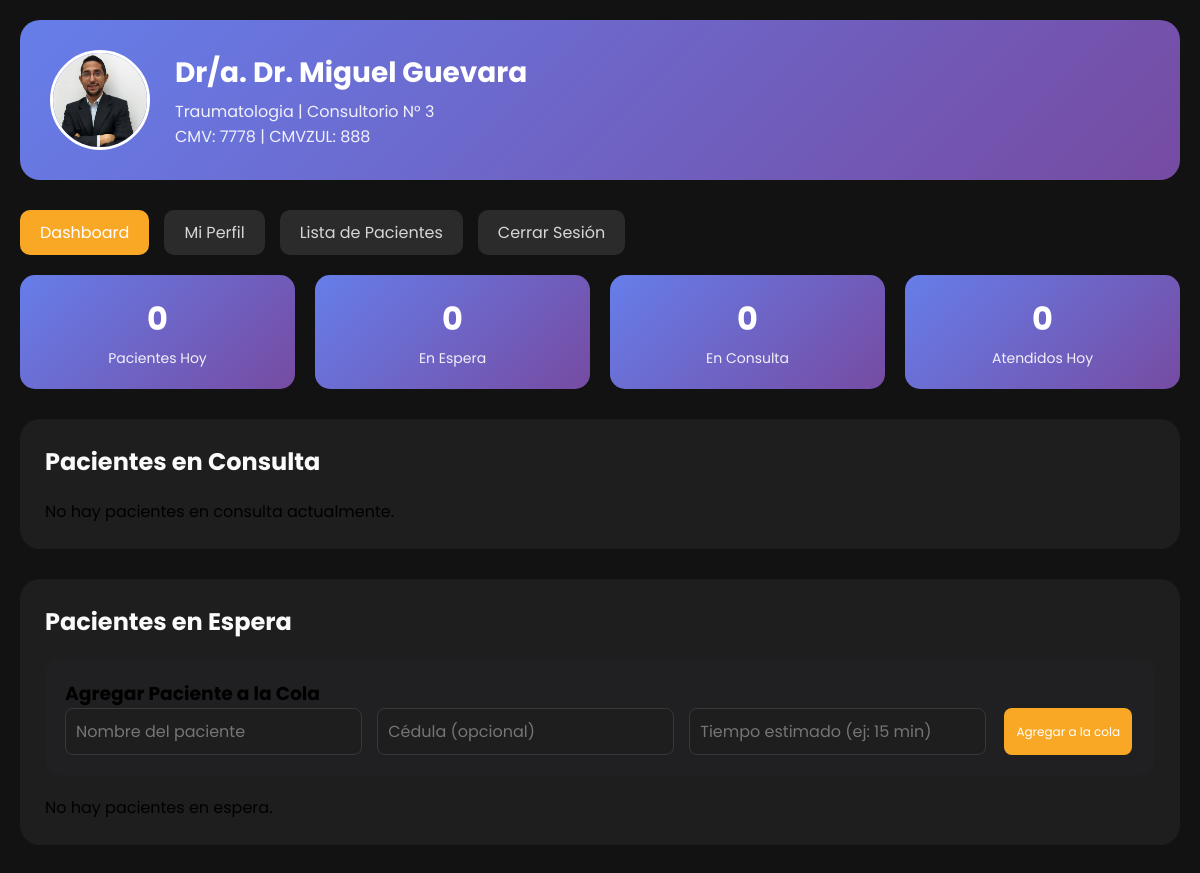
Page /doctor/dashboard.php (signed in) on the committed database.
### tables this page shows
CREATE TABLE IF NOT EXISTS `medico` (
  `idmed` int(11) NOT NULL AUTO_INCREMENT,
  `nombrem` varchar(100) NOT NULL,
  `especialidad` varchar(100) NOT NULL,
  `foto` varchar(50) NOT NULL DEFAULT '',
  `fechas_consul` varchar(50) DEFAULT NULL,
  `horarios` varchar(50) DEFAULT NULL,
  `consultorio` varchar(50) DEFAULT NULL,
  `mpps` varchar(50) DEFAULT 'SIN REGISTRAR',
  `comezu` varchar(50) DEFAULT 'SIN REGISTRAR',
  `pacientes` varchar(300) DEFAULT NULL,
  `paciente_actual` varchar(50) DEFAULT NULL,
  `paciente_siguiente` varchar(50) DEFAULT NULL,
  `usuario_id` int(11) NOT NULL,
  `estado` int(11) NOT NULL DEFAULT 1,
  `timestamp` timestamp NOT NULL DEFAULT current_timestamp(),
  `consultory_id` int(11) DEFAULT NULL,
  PRIMARY KEY (`idmed`),
  KEY `usuario_id` (`usuario_id`),
  KEY `consultory_id` (`consultory_id`),
  CONSTRAINT `medico_ibfk_1` FOREIGN KEY (`usuario_id`) REFERENCES `usuario` (`idusuario`),
  CONSTRAINT `medico_ibfk_2` FOREIGN KEY (`consultory_id`) REFERENCES `consultory` (`id`) ON DELETE SET NULL
);

### includes/functions.php (called while the page is built, shortened)
<?php
function getDoctorById($conn, $doctor_id) {
    $query = "SELECT m.*, c.consultory_number, c.name as consultory_name, u.nombre as user_name
              FROM medico m
              LEFT JOIN consultory c ON m.consultory_id = c.id
              LEFT JOIN usuario u ON m.usuario_id = u.idusuario
              WHERE m.idmed = ? AND m.estado = 1";
    $stmt = mysqli_prepare($conn, $query);
    mysqli_stmt_bind_param($stmt, "i", $doctor_id);
    mysqli_stmt_execute($stmt);
    $result = mysqli_stmt_get_result($stmt);
    return mysqli_fetch_assoc($result);
}
function getWaitingPatients($conn, $doctor_id, $status = null) {
    $query = "SELECT * FROM waiting_patients WHERE medico_id = ?";
    if ($status) {
        $query .= " AND status = '$status'";
    }
    $query .= " ORDER BY position ASC";
    $stmt = mysqli_prepare($conn, $query);
    mysqli_stmt_bind_param($stmt, "i", $doctor_id);
    mysqli_stmt_execute($stmt);
    $result = mysqli_stmt_get_result($stmt);
    $patients = [];
    return $patients;
}
function getDoctorStats($conn, $doctor_id) {
    $stats = [];
    $query = "SELECT COUNT(*) as total FROM waiting_patients
              WHERE medico_id = ? AND DATE(created_at) = CURDATE()";
    $stmt = mysqli_prepare($conn, $query);
    mysqli_stmt_bind_param($stmt, "i", $doctor_id);
    mysqli_stmt_execute($stmt);
    $result = mysqli_stmt_get_result($stmt);
    $stats['today_total'] = mysqli_fetch_assoc($result)['total'];
    $stats['waiting'] = count(getWaitingPatients($conn, $doctor_id, 'waiting'));
    $stats['in_consultation'] = count(getWaitingPatients($conn, $doctor_id, 'in_consultation'));
    $query = "SELECT COUNT(*) as completed FROM waiting_patients
              WHERE medico_id = ? AND status = 'completed' AND DATE(updated_at) = CURDATE()";
    $stmt = mysqli_prepare($conn, $query);
    mysqli_stmt_bind_param($stmt, "i", $doctor_id);
    mysqli_stmt_execute($stmt);
    $result = mysqli_stmt_get_result($stmt);
    $stats['completed'] = mysqli_fetch_assoc($result)['completed'];
    return $stats;
}
function getDisplayDoctorPhoto($photo) {
    if ($photo && $photo != 'img_paciente.jpg' && $photo != 'img_paciente.png') {
        if (file_exists("../assets/uploads/doctors/" . $photo)) {
            return "../assets/uploads/doctors/" . $photo;
        } elseif (file_exists("../assets/uploads/doctors/" . $photo)) {
            return "../assets/uploads/doctors/" . $photo;
        } elseif (file_exists("img/uploads/" . $photo)) {
            return "img/uploads/" . $photo;
        }
    }
    return "img/img_paciente.jpg";
}
?>

### doctor/dashboard.php (the view, shortened to what this page needs)
<?php
require_once '../conexion.php';
require_once '../includes/functions.php';
$doctor_id = $_SESSION['doctor_id'];
$doctor = getDoctorById($conection, $doctor_id);
$stats = getDoctorStats($conection, $doctor_id);
$waiting_patients = getWaitingPatients($conection, $doctor_id, 'waiting');
$in_consultation = getWaitingPatients($conection, $doctor_id, 'in_consultation');
$photo_url = getDisplayDoctorPhoto($doctor['foto']);
?>
<!DOCTYPE html>
<html lang="es">
<head>
    <link rel="stylesheet" href="../style.css">
</head>
<body>
    <div class="dashboard-container">
        <div class="dashboard-header">
            <div class="doctor-info">
                <img src="<?php echo $photo_url; ?>" alt="Doctor" class="doctor-avatar">
                <div class="doctor-details">
                    <h1>Dr/a. <?php echo htmlspecialchars($doctor['nombrem']); ?></h1>
                    <p><?php echo htmlspecialchars($doctor['especialidad']); ?> | Consultorio N° <?php echo htmlspecialchars($doctor['consultorio']); ?></p>
                    <p>CMV: <?php echo htmlspecialchars($doctor['mpps']); ?> | CMVZUL: <?php echo htmlspecialchars($doctor['comezu']); ?></p>
                </div>
            </div>
        </div>
        <div class="nav-links">
            <a href="dashboard.php" class="nav-link active">Dashboard</a>
            <a href="profile.php" class="nav-link">Mi Perfil</a>
            <a href="patients.php" class="nav-link">Lista de Pacientes</a>
            <a href="../auth/logout.php" class="nav-link">Cerrar Sesión</a>
        </div>
        <div class="stats-grid">
            <div class="stat-card">
                <h3><?php echo $stats['today_total']; ?></h3>
                <p>Pacientes Hoy</p>
            </div>
            <div class="stat-card">
                <h3><?php echo $stats['waiting']; ?></h3>
                <p>En Espera</p>
            </div>
            <div class="stat-card">
                <h3><?php echo $stats['in_consultation']; ?></h3>
                <p>En Consulta</p>
            </div>
            <div class="stat-card">
                <h3><?php echo $stats['completed']; ?></h3>
                <p>Atendidos Hoy</p>
            </div>
        </div>
        <div class="queue-section">
            <h2 class="section-title">Pacientes en Consulta</h2>
            <?php if (count($in_consultation) > 0): ?>
                <div class="patients-table">
                    <table>
                        <thead>
                            <tr>
                                <th>Posición</th>
                                <th>Paciente</th>
                                <th>Cédula</th>
                                <th>Estado</th>
                                <th>Acciones</th>
                            </tr>
                        </thead>
                        <tbody>
                            <?php foreach ($in_consultation as $patient): ?>
                            <tr>
                                <td><?php echo $patient['position']; ?></td>
                                <td><?php echo htmlspecialchars($patient['patient_name']); ?></td>
                                <td><?php echo htmlspecialchars($patient['patient_id_number']); ?></td>
                                <td><span class="status-badge status-consultation">En consulta</span></td>
                                <td>
                                    <button class="btn-action btn-success" onclick="completePatient(<?php echo $patient['id']; ?>)">Completar</button>
                                </td>
                            </tr>
                            <?php endforeach; ?>
                        </tbody>
                    </table>
                </div>
            <?php else: ?>
                <p>No hay pacientes en consulta actualmente.</p>
            <?php endif; ?>
        </div>
        <div class="queue-section">
            <h2 class="section-title">Pacientes en Espera</h2>
            <div class="add-patient-form">
                <h3>Agregar Paciente a la Cola</h3>
                <form method="POST" action="add_patient.php" class="form-row">
                    <div class="form-group">
                        <input type="text" name="patient_name" placeholder="Nombre del paciente" required>
                    </div>
                    <div class="form-group">
                        <input type="text" name="patient_id" placeholder="Cédula (opcional)">
                    </div>
                    <div class="form-group">
                        <input type="text" name="estimated_time" placeholder="Tiempo estimado (ej: 15 min)">
                    </div>
                    <button type="submit" class="btn-action btn-primary">Agregar a la cola</button>
                </form>
            </div>
            <?php if (count($waiting_patients) > 0): ?>
                <div class="patients-table">
                    <table>
                        <thead>
                            <tr>
                                <th>Posición</th>
                                <th>Paciente</th>
                                <th>Cédula</th>
                                <th>Tiempo estimado</th>
                                <th>Estado</th>
                                <th>Acciones</th>
                            </tr>
                        </thead>
                        <tbody>
                            <?php foreach ($waiting_patients as $patient): ?>
                            <tr>
                                <td><?php echo $patient['position']; ?></td>
                                <td><?php echo htmlspecialchars($patient['patient_name']); ?></td>
                                <td><?php echo htmlspecialchars($patient['patient_id_number']); ?></td>
                                <td><?php echo htmlspecialchars($patient['estimated_time']); ?></td>
                                <td><span class="status-badge status-waiting">En espera</span></td>
                                <td>
                                    <button class="btn-action btn-primary" onclick="startConsultation(<?php echo $patient['id']; ?>)">Iniciar consulta</button>
                                    <button class="btn-action btn-danger" onclick="removePatient(<?php echo $patient['id']; ?>)">Eliminar</button>
                                </td>
                            </tr>
                            <?php endforeach; ?>
                        </tbody>
                    </table>
                </div>
            <?php else: ?>
                <p>No hay pacientes en espera.</p>
            <?php endif; ?>
        </div>
    </div>
</body>
</html>

### style.css (style rules this page uses)
:root { --bg-gradient-onyx: linear-gradient(to bottom right, hsl(240, 1%, 25%) 3%, hsl(0, 0%, 19%) 97%); --bg-gradient-jet: linear-gradient(to bottom right, hsla(240, 1%, 18%, .251) 3%, hsla(240, 2%, 11%, 0) 100%), hsl(240, 2%, 13%); --bg-gradient-yellow1: linear-gradient(to bottom right, hsl(45, 100%, 71%) 0%, hsla(36, 100%, 69%, 0) 50%); --bg-gradient-yellow2: linear-gradient(135deg, hsla(45, 100%, 71%, .251) 0%, hsla(35, 100%, 68%, 0) 59.86%), hsl(240, 2%, 13%); --border-gradient-onyx: linear-gradient(to bottom right, hsl(0, 0%, 25%) 0%, hsla(0, 0%, 25%, 0) 50%); --text-gradient-yellow: linear-gradient(to right, hsl(45, 100%, 72%), hsl(35, 100%, 68%)); --jet: hsl(0, 0%, 22%); --onyx: hsl(240, 1%, 17%); --eerie-black1: hsl(240, 2%, 13%); --eerie-black2: hsl(240, 2%, 12%); --smoky-black: hsl(0, 0%, 7%); --white1: hsl(0, 0%, 100%); --white2: hsl(0, 0%, 98%); --orange-yellow-crayola: hsl(45, 100%, 72%); --vegas-gold: hsl(45, 54%, 58%); --light-gray: hsl(0, 0%, 84%); --light-gray70: hsla(0, 0%, 84%, .7); --bittersweet-shimmer: hsl(0, 43%, 51%); --ff-poppins: 'Poppins', sans-serif; --fs1: 24px; --fs2: 18px; --fs3: 17px; --fs4: 16px; --fs5: 15px; --fs6: 14px; --fs7: 13px; --fs8: 15px; --fs9: 10px; --fw300: 300; --fw400: 400; --fw500: 500; --fw600: 600; --shadow1: -4px 8px 24px hsla(0, 0%, 0%, .25); --shadow2: 0px 16px 30px hsla(0, 0%, 0%, .25); --shadow3: 0px 16px 40px hsla(0, 0%, 0%, .25); --shadow4: 0px 25px 50px hsla(0, 0%, 0%, .15); --shadow5: 0px 24px 80px hsla(0, 0%, 0%, .25); --transition1: .25s ease; --transition2: .5s ease-in-out; }
*, *::before, *::after { margin: 0; padding: 0; box-sizing: border-box; }
a { text-decoration: none; }
img, ion-icon, a, button, time, span { display: block; }
button { font: inherit; background: none; border: none; text-align: left; cursor: pointer; }
input, textarea { display: block; width: 100%; background: none; font: inherit; }
html { font-family: var(--ff-poppins); }
body { background: var(--smoky-black); }
@media (min-width: 580px) { :root { --fs1: 32px; --fs2: 24px; --fs3: 24px; --fs4: 18px; --fs6: 15px; --fs7: 15px; --fs8: 28px; --fs9: 15px; } }
@media (min-width: 1024px) { :root { --shadow1: -4px 8px 24px hsla(0, 0%, 0%, .125); --shadow2: 0px 16px 30px hsla(0, 0%, 0%, .125); --shadow3: 0px 16px 40px hsla(0, 0%, 0%, .125); } }

### doctor/dashboard.php (style rules this page uses)
.dashboard-container { max-width: 1400px; margin: 0 auto; padding: 20px; }
.dashboard-header { background: linear-gradient(135deg, #667eea 0%, #764ba2 100%); border-radius: 20px; padding: 30px; margin-bottom: 30px; color: white; }
.doctor-info { display: flex; align-items: center; gap: 25px; flex-wrap: wrap; }
.doctor-avatar { width: 100px; height: 100px; border-radius: 50%; object-fit: cover; border: 3px solid white; }
.doctor-details h1 { font-size: 28px; margin-bottom: 5px; }
.doctor-details p { opacity: 0.9; }
.stats-grid { display: grid; grid-template-columns: repeat(auto-fit, minmax(200px, 1fr)); gap: 20px; margin-bottom: 30px; }
.stat-card { background: linear-gradient(135deg, #667eea 0%, #764ba2 100%); border-radius: 15px; padding: 20px; color: white; text-align: center; }
.stat-card h3 { font-size: 32px; margin-bottom: 5px; }
.stat-card p { opacity: 0.9; font-size: 14px; }
.queue-section { background: var(--eerie-black2); border-radius: 20px; padding: 25px; margin-bottom: 30px; }
.section-title { color: var(--white2); margin-bottom: 20px; font-size: 24px; }
.btn-action { padding: 6px 12px; border-radius: 8px; border: none; cursor: pointer; font-size: 12px; margin: 0 3px; transition: all 0.3s ease; }
.btn-primary { background: #f9a826; color: #fff; }
.nav-links { display: flex; gap: 15px; margin-bottom: 20px; }
.nav-link { padding: 10px 20px; background: var(--onyx); color: var(--light-gray); text-decoration: none; border-radius: 10px; transition: all 0.3s ease; }
.nav-link:hover, .nav-link.active { background: #f9a826; color: #fff; }
.add-patient-form { background: var(--eerie-black1); padding: 20px; border-radius: 15px; margin-bottom: 20px; }
.form-row { display: flex; gap: 15px; flex-wrap: wrap; }
.form-group { flex: 1; min-width: 200px; }
.form-group input { width: 100%; padding: 10px; border: 1px solid var(--jet); border-radius: 8px; background: var(--eerie-black2); color: var(--white2); }

### rows in the picture
medico: foto (picture), nombrem "Dr. Miguel Guevara", especialidad "Traumatologia", consultorio "3", mpps "7778", comezu "888"

### other values in the picture
$stats['today_total'] "0"
$stats['waiting'] "0"
$stats['in_consultation'] "0"
$stats['completed'] "0"
